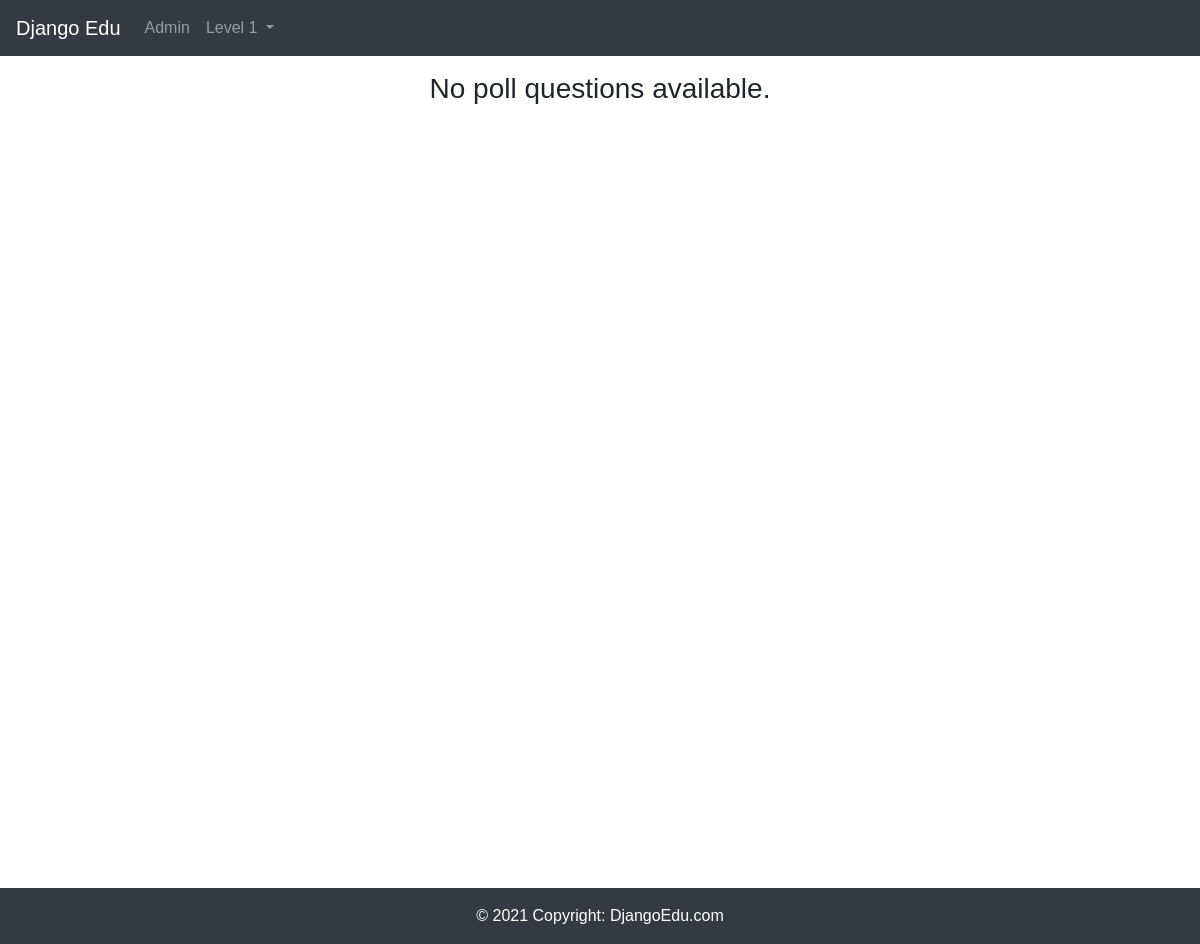
Page /pollers/ on the earlier database version.
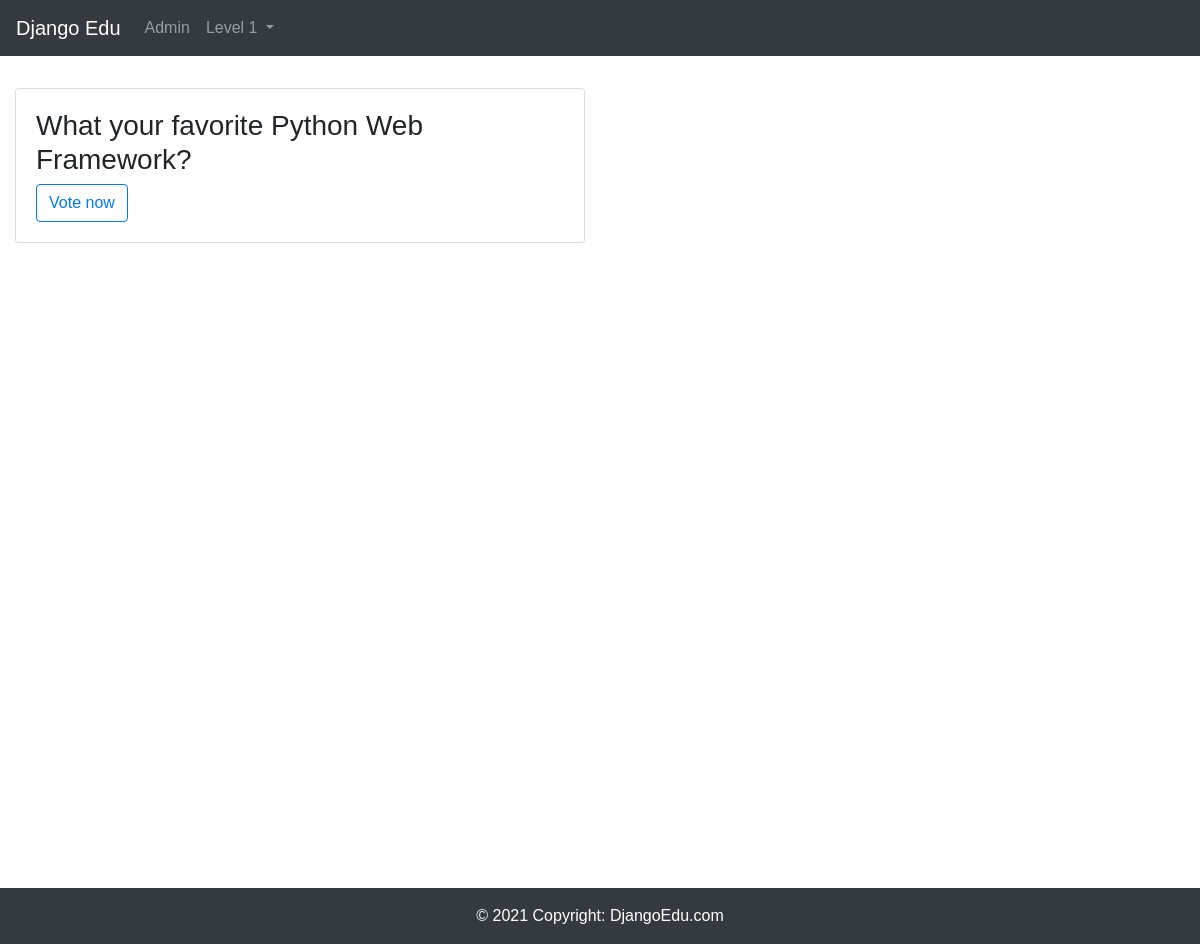
Same page on the later database version.
### pollers/models.py (models this page shows, shortened)
class Question(models.Model):
    text = models.CharField(max_length=255)
    date_created = models.DateTimeField(default=timezone.now)
    date_updated = models.DateTimeField(default=timezone.now)

### pollers/views.py (the view)
# urls.py: path('', views.index, name='index'),
def index(request):
    return render(request, 'pollers/index.html', {
        'questions': Question.objects.all().order_by('id').reverse(),
    })

### pollers/templates/pollers/index.html
{% extends 'layouts/base.html' %}
{% block content %}
<div class="container-fluid">
  <div class="row">
    {% if questions|length > 0 %}
      {% for question in questions %}
      <div class="col-md-6 my-3">
        <div class="card">
          <div class="card-body">
            <h3 class="card-text">{{ question.text }}</h3>
            <a class="btn btn-outline-primary" href="{% url 'pollers:vote' question.id %}"
              >Vote now</a
            >
          </div>
        </div>
      </div>
      {% endfor %}
    {% else %}
    <div class="col-12 text-center"><h3>No poll questions available.</h3></div>
    {% endif %}
  </div>
</div>
{% endblock content %}

Differences in the rows shown:
added Question: text "What your favorite Python Web Framework?"
Other differences:
text no longer shown: "No poll questions available."
